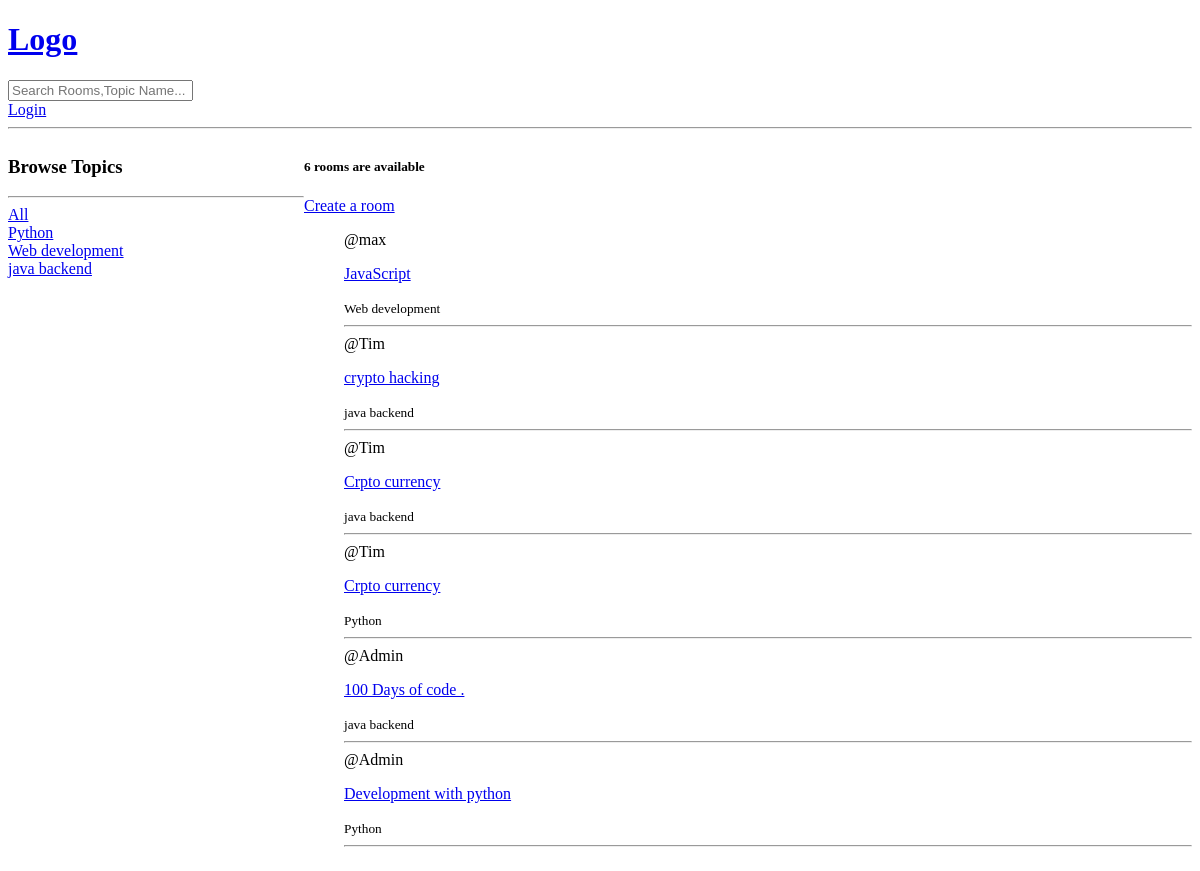
/base/, run on an earlier commit of the app's database.
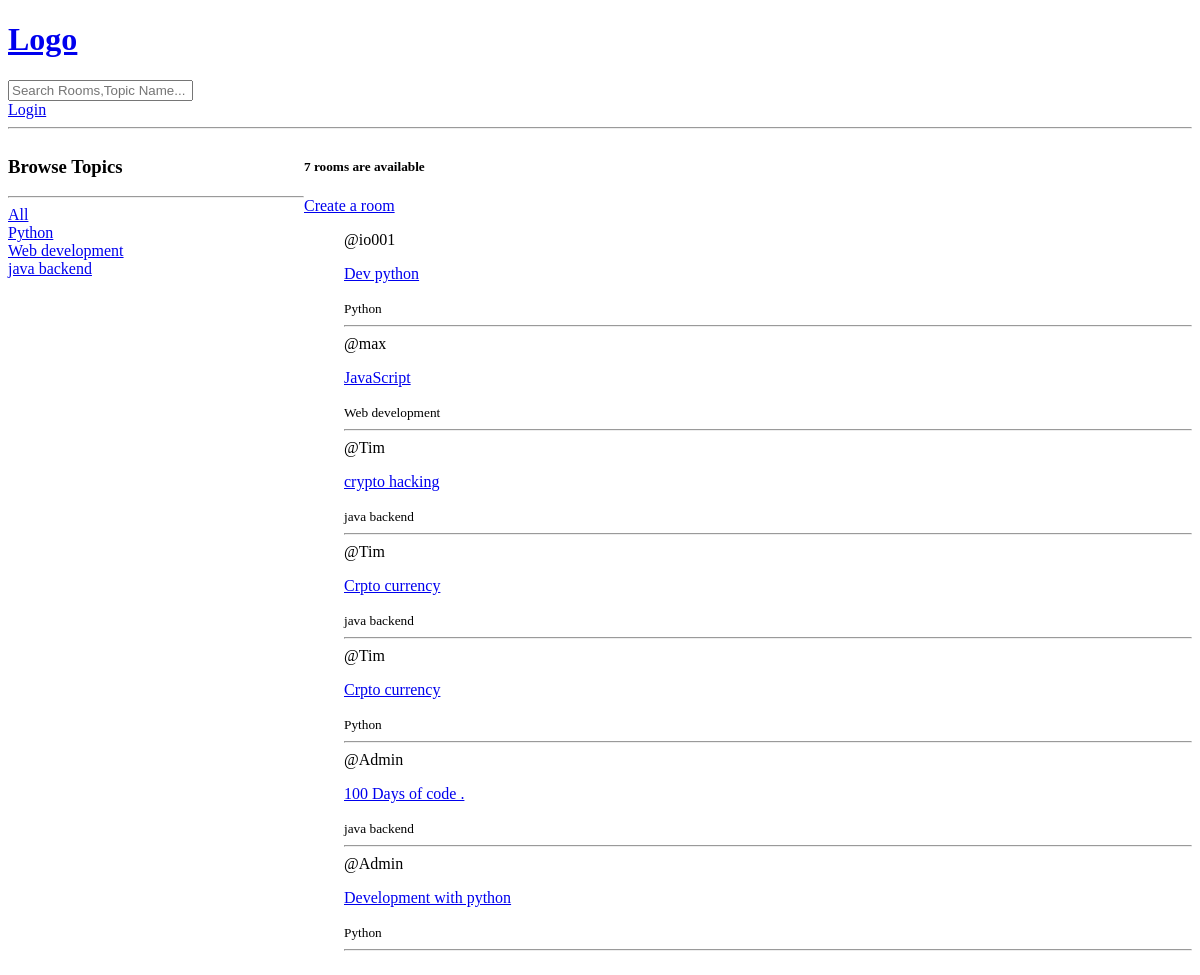
And on a later commit of the database.
### base/models.py (models this page shows, shortened)
class Topic(models.Model):
    name = models.CharField(max_length=250)
    slug = models.SlugField(max_length=250,unique=True)
    class Meta:
        ordering = ['name']

class Room(models.Model):
    host = models.ForeignKey(User,on_delete=models.SET_NULL,null=True)
    topic = models.ForeignKey(Topic,on_delete=models.SET_NULL,null=True)
    name = models.CharField(max_length=250)
    desc = models.TextField(null=True,blank=True)
    updated = models.DateTimeField(auto_now=True)
    created = models.DateTimeField(auto_now_add=True)
    class Meta:
        ordering = ['-updated','-created']

### base/views.py (the view)
# urls.py: path('',views.home,name='home'),
def home(request):
    q = request.GET.get('q') if request.GET.get('q') != None else ''
    room = Room.objects.filter(
        Q(topic__name__icontains=q)|
        Q(name__icontains=q)|
        Q(desc__icontains=q) |
        Q(host__username__icontains=q)
        )
    room_count = room.count() # room count
    topic = Topic.objects.all()
    context = {'room':room,'topic':topic,'room_count':room_count}
    return render(request,'base/home.html',context)

### base/templates/base/home.html (shortened to what this page needs)
{% extends "main.html" %}
{% block content %}
    <div class="home-container">
      <div>
        <h3>Browse Topics</h3>
        <hr>
          <div>
              <a href="{% url 'base:home' %}">All</a>
          </div>
        {% for data in topic %}
           <div>
              <a href="{% url 'base:home' %}?q={{data.name}}">{{data.name}}</a>
           </div>
        {% endfor %}
      </div>
      <div>
          <h5>{{room_count}} rooms are available</h5>
          <a href="{% url "base:create-room" %}">Create a room</a>
          <div>
            <ul>
              {% for data in room %}
                <span>@{{data.host.username}}</span>
                <p><a href="{% url "base:room" data.id %}">{{data.name}}</a></p>
                <small>{{data.topic.name}}</small>
                <hr>
              {% endfor %}
            </ul>
          </div>
      </div>
    </div>
{% endblock content %}

What changed in the data, as far as the page shows it:
added Room: host.username "io001", name "Dev python", topic.name "Python"
Also different on the page:
{{ room_count }}: "6" → "7"
